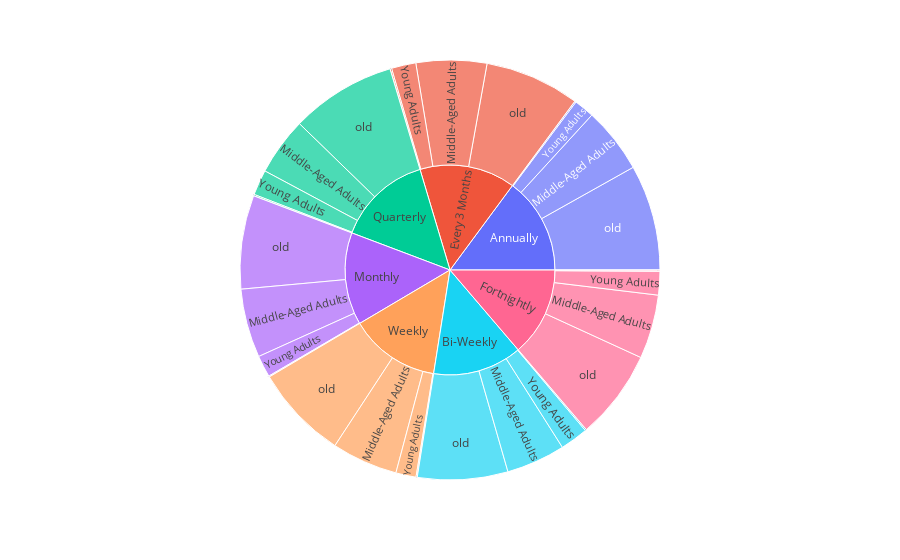

Here is the notebook cell this chart was saved with:
### Code cell
px.sunburst(df , path=['Frequency of Purchases','Age_category'] , values='Age')

### Figure 1 — Plotly figure (JSON) as saved in the notebook; plotly's stock layout.template omitted (floating-point values rounded to 4 significant figures)
{"data": [{"branchvalues": "total", "domain": {"x": [0, 1], "y": [0, 1]}, "hovertemplate": "labels=%{label}<br>Age=%{value}<br>parent=%{parent}<br>id=%{id}<extra></extra>", "ids": ["Annually/child", "Bi-Weekly/child", "Every 3 Months/child", "Fortnightly/child", "Monthly/child", "Quarterly/child", "Weekly/child", "Annually/teen", "Bi-Weekly/teen", "Every 3 Months/teen", "Fortnightly/teen", "Monthly/teen", "Quarterly/teen", "Weekly/teen", "Annually/Young Adults", "Bi-Weekly/Young Adults", "Every 3 Months/Young Adults", "Fortnightly/Young Adults", "Monthly/Young Adults", "Quarterly/Young Adults", "Weekly/Young Adults", "Annually/Middle-Aged Adults", "Bi-Weekly/Middle-Aged Adults", "Every 3 Months/Middle-Aged Adults", "Fortnightly/Middle-Aged Adults", "Monthly/Middle-Aged Adults", "Quarterly/Middle-Aged Adults", "Weekly/Middle-Aged Adults", "Annually/old", "Bi-Weekly/old", "Every 3 Months/old", "Fortnightly/old", "Monthly/old", "Quarterly/old", "Weekly/old", "Annually", "Bi-Weekly", "Every 3 Months", "Fortnightly", "Monthly", "Quarterly", "Weekly"], "labels": ["child", "child", "child", "child", "child", "child", "child", "teen", "teen", "teen", "teen", "teen", "teen", "teen", "Young Adults", "Young Adults", "Young Adults", "Young Adults", "Young Adults", "Young Adults", "Young Adults", "Middle-Aged Adults", "Middle-Aged Adults", "Middle-Aged Adults", "Middle-Aged Adults", "Middle-Aged Adults", "Middle-Aged Adults", "Middle-Aged Adults", "old", "old", "old", "old", "old", "old", "old", "Annually", "Bi-Weekly", "Every 3 Months", "Fortnightly", "Monthly", "Quarterly", "Weekly"], "name": "", "parents": ["Annually", "Bi-Weekly", "Every 3 Months", "Fortnightly", "Monthly", "Quarterly", "Weekly", "Annually", "Bi-Weekly", "Every 3 Months", "Fortnightly", "Monthly", "Quarterly", "Weekly", "Annually", "Bi-Weekly", "Every 3 Months", "Fortnightly", "Monthly", "Quarterly", "Weekly", "Annually", "Bi-Weekly", "Every 3 Months", "Fortnightly", "Monthly", "Quarterly", "Weekly", "Annually", "Bi-Weekly", "Every 3 Months", "Fortnightly", "Monthly", "Quarterly", "Weekly", "", "", "", "", "", "", ""], "type": "sunburst", "values": [0, 0, 0, 0, 0, 0, 0, 180, 180, 216, 180, 126, 198, 162, 2679, 3709, 3235, 3110, 2873, 3365, 2680, 8712, 7802, 9343, 8468, 9106, 7652, 8736, 13978, 11940, 12556, 11866, 12384, 13943, 12488, 25549, 23631, 25350, 23624, 24489, 25158, 24066]}], "layout": {"legend": {"tracegroupgap": 0}, "margin": {"t": 60}}}
